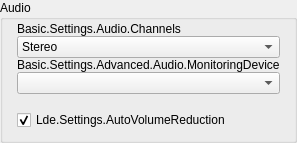
              <widget class="QGroupBox" name="groupBox_22">
               <property name="sizePolicy">
                <sizepolicy hsizetype="Expanding" vsizetype="Preferred">
                 <horstretch>0</horstretch>
                 <verstretch>0</verstretch>
                </sizepolicy>
               </property>
               <property name="title">
                <string>Audio</string>
               </property>
               <!-- BEGIN Video & Audio: Audio contents -->
               <layout class="QVBoxLayout" name="ldeVideoAudio_Audio_VerticalLayout">
                <property name="spacing">
                 <number>0</number>
                </property>
                <property name="leftMargin">
                 <number>14</number>
                </property>
                <property name="topMargin">
                 <number>2</number>
                </property>
                <property name="rightMargin">
                 <number>14</number>
                </property>
                <property name="bottomMargin">
                 <number>10</number>
                </property>
                <!-- ldeVideoAudio_Audio_ChannelsLabel -->
                <item>
                 <widget class="QLabel" name="ldeVideoAudio_Audio_ChannelsLabel">
                  <property name="sizePolicy">
                   <sizepolicy hsizetype="Preferred" vsizetype="Preferred">
                    <horstretch>0</horstretch>
                    <verstretch>0</verstretch>
                   </sizepolicy>
                  </property>
                  <property name="minimumSize">
                   <size>
                    <width>175</width>
                    <height>0</height>
                   </size>
                  </property>
                  <property name="text">
                   <string>Basic.Settings.Audio.Channels</string>
                  </property>
                  <property name="alignment">
                   <set>Qt::AlignLeft|Qt::AlignVCenter</set>
                  </property>
                  <property name="buddy">
                   <cstring>channelSetup</cstring>
                  </property>
                  <property name="topMargin">
                   <number>0</number>
                  </property>
                  <property name="bottomMargin">
                   <number>5</number>
                  </property>
                 </widget>
                </item>
                <!-- channelSetup -->
                <item>
                 <widget class="QComboBox" name="channelSetup">
                  <property name="sizePolicy">
                   <sizepolicy hsizetype="Expanding" vsizetype="Fixed">
                    <horstretch>0</horstretch>
                    <verstretch>0</verstretch>
                   </sizepolicy>
                  </property>
                  <property name="currentText">
                   <string>Stereo</string>
                  </property>
                  <property name="currentIndex">
                   <number>0</number>
                  </property>
                  <item>
                   <property name="text">
                    <string>Stereo</string>
                   </property>
                  </item>
                  <property name="topMargin">
                   <number>0</number>
                  </property>
                  <property name="bottomMargin">
                   <number>0</number>
                  </property>
                 </widget>
                </item>
                <!-- monitoringDeviceLabel -->
                <item>
                 <widget class="QLabel" name="monitoringDeviceLabel">
                  <property name="sizePolicy">
                   <sizepolicy hsizetype="Preferred" vsizetype="Preferred">
                    <horstretch>0</horstretch>
                    <verstretch>0</verstretch>
                   </sizepolicy>
                  </property>
                  <property name="minimumSize">
                   <size>
                    <width>175</width>
                    <height>0</height>
                   </size>
                  </property>
                  <property name="text">
                   <string>Basic.Settings.Advanced.Audio.MonitoringDevice</string>
                  </property>
                  <property name="alignment">
                   <set>Qt::AlignLeft|Qt::AlignVCenter</set>
                  </property>
                  <property name="buddy">
                   <cstring>monitoringDevice</cstring>
                  </property>
                  <property name="topMargin">
                   <number>20</number>
                  </property>
                  <property name="bottomMargin">
                   <number>5</number>
                  </property>
                 </widget>
                </item>
                <!-- monitoringDevice -->
                <item>
                 <widget class="QComboBox" name="monitoringDevice">
                  <property name="sizePolicy">
                   <sizepolicy hsizetype="Expanding" vsizetype="Fixed">
                    <horstretch>0</horstretch>
                    <verstretch>0</verstretch>
                   </sizepolicy>
                  </property>
                  <property name="topMargin">
                   <number>0</number>
                  </property>
                  <property name="bottomMargin">
                   <number>0</number>
                  </property>
                 </widget>
                </item>
                <!-- ldePreferences_Audio_Spacer1 -->
                <item>
                 <spacer name="ldePreferences_Audio_Spacer1">
                  <property name="orientation">
                   <enum>Qt::Vertical</enum>
                  </property>
                  <property name="sizeType">
                   <enum>QSizePolicy::Fixed</enum>
                  </property>
                  <property name="sizeHint" stdset="0">
                   <size>
                    <width>1</width>
                    <height>16</height>
                   </size>
                  </property>
                 </spacer>
                </item>
                <!-- ldeAutoVolumeReduction -->
                <item>
                 <widget class="QCheckBox" name="ldeAutoVolumeReduction">
                  <property name="sizePolicy">
                   <sizepolicy hsizetype="Expanding" vsizetype="Fixed">
                    <horstretch>0</horstretch>
                    <verstretch>0</verstretch>
                   </sizepolicy>
                  </property>
                  <property name="text">
                   <string>Lde.Settings.AutoVolumeReduction</string>
                  </property>
                  <property name="checked">
                   <bool>true</bool>
                  </property>
                 </widget>
                </item>
               </layout>
               <!-- END Video & Audio: Audio contents -->
              </widget>
